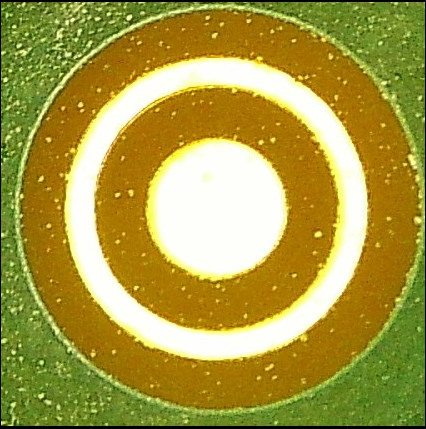
#> input picture app/vision/marker.jpg, 426 x 429 px, given in place of the camera
$ python detector_geometry.py
#> lines starting #> are read from the running program, lines starting #| are printed output that depends on the picture; after the words box and inside, x2 and y2 are one past the last pixel; in counts of white or black regions, pixels touching at a corner belong together
import math
import numpy as np
import cv2

#dictionary of all contours
contours = {}
#array of edges of polygon
approx = []
#scale of the text
scale = 1

#camera
cap = cv2.VideoCapture(0)
print("press q to exit")

#calculate angle
def angle(pt1,pt2,pt0):
    dx1 = pt1[0][0] - pt0[0][0]
    dy1 = pt1[0][1] - pt0[0][1]
    dx2 = pt2[0][0] - pt0[0][0]
    dy2 = pt2[0][1] - pt0[0][1]
    return float((dx1*dx2 + dy1*dy2))/math.sqrt(float((dx1*dx1 + dy1*dy1))*(dx2*dx2 + dy2*dy2) + 1e-10)

while(cap.isOpened()):
    ret, frame = cap.read()
#> frame is the input picture: shape (429, 426, 3); mean B, G, R 66.9, 154.2, 166.8
    if ret==True:
        #grayscale
        gray = cv2.cvtColor(frame, cv2.COLOR_BGR2GRAY)
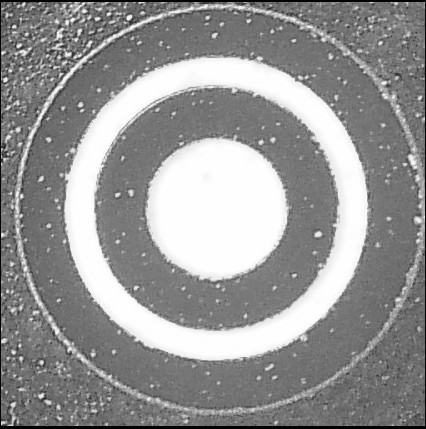
#> gray: shape (429, 426); min 0, max 255, mean 148.1

        #Canny
        canny = cv2.Canny(frame,100,200)
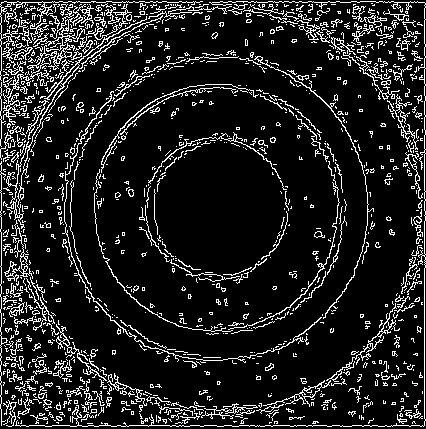
#> canny: shape (429, 426); 12.7% white in thin lines or dots

        #contours
        contours, hierarchy = cv2.findContours(canny,cv2.RETR_EXTERNAL,cv2.CHAIN_APPROX_SIMPLE)
#> contours = 1150 contours, 1074 with area under 20; largest, box (x1, y1, x2, y2) and area: (27, 4, 94, 70) 412, (3, 15, 163, 229) 362, (3, 56, 51, 125) 208, (4, 220, 33, 282) 196, (0, 1, 203, 81) 196
        for i in range(0,len(contours)):
            #approximate the contour with accuracy proportional to
            #the contour perimeter
            approx = cv2.approxPolyDP(contours[i],cv2.arcLength(contours[i],True)*0.02,True)

            #Skip small or non-convex objects
            if(abs(cv2.contourArea(contours[i]))<100 or not(cv2.isContourConvex(approx))):
                continue

            #triangle
            if(len(approx) > 6):
                area = cv2.contourArea(contours[i])
                x,y,w,h = cv2.boundingRect(contours[i])
                radius = w/2
                if(abs(1 - (float(w)/h))<=2 and abs(1-(area/(math.pi*radius*radius)))<=0.2):
                    cv2.putText(frame,'Marker',(x,y-10),cv2.FONT_HERSHEY_SIMPLEX,scale,(0,255,0),2,cv2.LINE_AA)
                    cv2.rectangle(frame, (x,y),(x+w,y+h), (0,255,0), 3)
#> this loop made 1150 passes
#> approx on passes 1, 2, 4: [[87, 423], [92, 423]], [[269, 423], [270, 422], [271, 422], [269, 422]], [[101, 422], [101, 423], [102, 423]]

        #Display the resulting frame
        cv2.imshow('frame',frame)
        cv2.imshow('canny',canny)
        if cv2.waitKey(1) == 1048689: #if q is pressed
#> (key Esc is pressed here)
            break

#When everything done, release the capture
cap.release()
cv2.destroyAllWindows()
